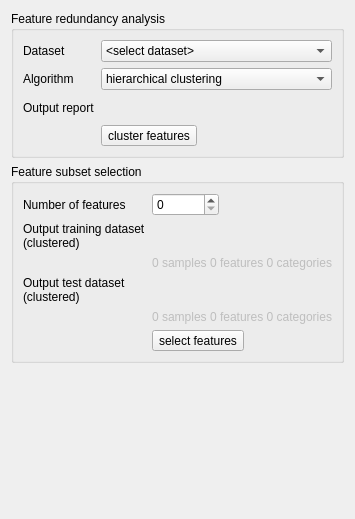
          <widget class="QWidget" name="tab_20">
           <attribute name="title">
            <string>Feature Clustering</string>
           </attribute>
           <layout class="QVBoxLayout" name="verticalLayout_3">
            <item>
             <widget class="QGroupBox" name="groupBox_11">
              <property name="title">
               <string>Feature redundancy analysis</string>
              </property>
              <property name="flat">
               <bool>true</bool>
              </property>
              <property name="checkable">
               <bool>false</bool>
              </property>
              <layout class="QFormLayout" name="formLayout_13">
               <item row="0" column="0">
                <widget class="QLabel" name="label_65">
                 <property name="text">
                  <string>Dataset</string>
                 </property>
                </widget>
               </item>
               <item row="0" column="1">
                <widget class="QComboBox" name="mDataClustering">
                 <property name="currentIndex">
                  <number>0</number>
                 </property>
                 <item>
                  <property name="text">
                   <string>&lt;select dataset&gt;</string>
                  </property>
                 </item>
                 <item>
                  <property name="text">
                   <string>dataset</string>
                  </property>
                 </item>
                 <item>
                  <property name="text">
                   <string>dataset (split)</string>
                  </property>
                 </item>
                </widget>
               </item>
               <item row="1" column="0">
                <widget class="QLabel" name="label_66">
                 <property name="text">
                  <string>Algorithm</string>
                 </property>
                </widget>
               </item>
               <item row="1" column="1">
                <widget class="QComboBox" name="mAlgoClustering">
                 <property name="currentIndex">
                  <number>1</number>
                 </property>
                 <item>
                  <property name="text">
                   <string>&lt;select algorithm&gt;</string>
                  </property>
                 </item>
                 <item>
                  <property name="text">
                   <string>hierarchical clustering</string>
                  </property>
                 </item>
                </widget>
               </item>
               <item row="2" column="0">
                <widget class="QLabel" name="label_62">
                 <property name="text">
                  <string>Output report</string>
                 </property>
                </widget>
               </item>
               <item row="2" column="1">
                <layout class="QHBoxLayout" name="horizontalLayout_36">
                 <item>
                  <widget class="QgsFileWidget" name="mFileClusteringReport">
                   <property name="sizePolicy">
                    <sizepolicy hsizetype="Preferred" vsizetype="Preferred">
                     <horstretch>2</horstretch>
                     <verstretch>0</verstretch>
                    </sizepolicy>
                   </property>
                   <property name="filter">
                    <string>*.html</string>
                   </property>
                   <property name="storageMode">
                    <enum>QgsFileWidget::SaveFile</enum>
                   </property>
                   <property name="relativeStorage">
                    <enum>QgsFileWidget::RelativeDefaultPath</enum>
                   </property>
                  </widget>
                 </item>
                 <item>
                  <widget class="QToolButton" name="mViewClusteringReport">
                   <property name="toolTip">
                    <string/>
                   </property>
                   <property name="text">
                    <string/>
                   </property>
                   <property name="icon">
                    <iconset>
                     <normaloff>:/qt-project.org/styles/commonstyle/images/filecontents-128.png</normaloff>:/qt-project.org/styles/commonstyle/images/filecontents-128.png</iconset>
                   </property>
                   <property name="iconSize">
                    <size>
                     <width>16</width>
                     <height>16</height>
                    </size>
                   </property>
                   <property name="toolButtonStyle">
                    <enum>Qt::ToolButtonIconOnly</enum>
                   </property>
                   <property name="autoRaise">
                    <bool>true</bool>
                   </property>
                  </widget>
                 </item>
                </layout>
               </item>
               <item row="3" column="1">
                <widget class="QToolButton" name="mRunClustering">
                 <property name="text">
                  <string>cluster features</string>
                 </property>
                 <property name="icon">
                  <iconset>
                   <normaloff>:/images/themes/default/processingAlgorithm.svg</normaloff>:/images/themes/default/processingAlgorithm.svg</iconset>
                 </property>
                 <property name="toolButtonStyle">
                  <enum>Qt::ToolButtonTextBesideIcon</enum>
                 </property>
                </widget>
               </item>
              </layout>
             </widget>
            </item>
            <item>
             <widget class="QGroupBox" name="groupBox_12">
              <property name="title">
               <string>Feature subset selection</string>
              </property>
              <property name="flat">
               <bool>true</bool>
              </property>
              <property name="checkable">
               <bool>false</bool>
              </property>
              <layout class="QFormLayout" name="formLayout_14">
               <item row="0" column="0">
                <widget class="QLabel" name="label_61">
                 <property name="text">
                  <string>Number of features</string>
                 </property>
                </widget>
               </item>
               <item row="0" column="1">
                <layout class="QHBoxLayout" name="horizontalLayout_37">
                 <item>
                  <widget class="QgsSpinBox" name="mNClustering">
                   <property name="maximum">
                    <number>999999999</number>
                   </property>
                  </widget>
                 </item>
                 <item>
                  <spacer name="horizontalSpacer_13">
                   <property name="orientation">
                    <enum>Qt::Horizontal</enum>
                   </property>
                   <property name="sizeHint" stdset="0">
                    <size>
                     <width>40</width>
                     <height>20</height>
                    </size>
                   </property>
                  </spacer>
                 </item>
                </layout>
               </item>
               <item row="1" column="0">
                <widget class="QLabel" name="label_67">
                 <property name="text">
                  <string>Output training dataset
(clustered)</string>
                 </property>
                </widget>
               </item>
               <item row="1" column="1">
                <layout class="QHBoxLayout" name="horizontalLayout_40">
                 <item>
                  <widget class="QgsFileWidget" name="mFileTrainingDatasetClustered">
                   <property name="enabled">
                    <bool>true</bool>
                   </property>
                   <property name="sizePolicy">
                    <sizepolicy hsizetype="Preferred" vsizetype="Preferred">
                     <horstretch>2</horstretch>
                     <verstretch>0</verstretch>
                    </sizepolicy>
                   </property>
                   <property name="fileWidgetButtonVisible">
                    <bool>true</bool>
                   </property>
                   <property name="filter">
                    <string>*.pkl</string>
                   </property>
                   <property name="storageMode">
                    <enum>QgsFileWidget::SaveFile</enum>
                   </property>
                   <property name="relativeStorage">
                    <enum>QgsFileWidget::RelativeDefaultPath</enum>
                   </property>
                  </widget>
                 </item>
                 <item>
                  <widget class="QToolButton" name="mViewTrainingDatasetClustered">
                   <property name="toolTip">
                    <string/>
                   </property>
                   <property name="text">
                    <string/>
                   </property>
                   <property name="icon">
                    <iconset>
                     <normaloff>:/qt-project.org/styles/commonstyle/images/filecontents-128.png</normaloff>:/qt-project.org/styles/commonstyle/images/filecontents-128.png</iconset>
                   </property>
                   <property name="iconSize">
                    <size>
                     <width>16</width>
                     <height>16</height>
                    </size>
                   </property>
                   <property name="toolButtonStyle">
                    <enum>Qt::ToolButtonIconOnly</enum>
                   </property>
                   <property name="autoRaise">
                    <bool>true</bool>
                   </property>
                  </widget>
                 </item>
                </layout>
               </item>
               <item row="2" column="1">
                <widget class="QLabel" name="mInfoTrainingDatasetClustered">
                 <property name="enabled">
                  <bool>false</bool>
                 </property>
                 <property name="layoutDirection">
                  <enum>Qt::LeftToRight</enum>
                 </property>
                 <property name="text">
                  <string>0 samples 0 features 0 categories</string>
                 </property>
                 <property name="alignment">
                  <set>Qt::AlignRight|Qt::AlignTrailing|Qt::AlignVCenter</set>
                 </property>
                </widget>
               </item>
               <item row="3" column="0">
                <widget class="QLabel" name="label_68">
                 <property name="text">
                  <string>Output test dataset
(clustered)</string>
                 </property>
                </widget>
               </item>
               <item row="3" column="1">
                <layout class="QHBoxLayout" name="horizontalLayout_41">
                 <item>
                  <widget class="QgsFileWidget" name="mFileTestDatasetClustered">
                   <property name="enabled">
                    <bool>true</bool>
                   </property>
                   <property name="sizePolicy">
                    <sizepolicy hsizetype="Preferred" vsizetype="Preferred">
                     <horstretch>2</horstretch>
                     <verstretch>0</verstretch>
                    </sizepolicy>
                   </property>
                   <property name="fileWidgetButtonVisible">
                    <bool>true</bool>
                   </property>
                   <property name="filter">
                    <string>*.pkl</string>
                   </property>
                   <property name="storageMode">
                    <enum>QgsFileWidget::SaveFile</enum>
                   </property>
                   <property name="relativeStorage">
                    <enum>QgsFileWidget::RelativeDefaultPath</enum>
                   </property>
                  </widget>
                 </item>
                 <item>
                  <widget class="QToolButton" name="mViewTestDatasetClustered">
                   <property name="toolTip">
                    <string/>
                   </property>
                   <property name="text">
                    <string/>
                   </property>
                   <property name="icon">
                    <iconset>
                     <normaloff>:/qt-project.org/styles/commonstyle/images/filecontents-128.png</normaloff>:/qt-project.org/styles/commonstyle/images/filecontents-128.png</iconset>
                   </property>
                   <property name="iconSize">
                    <size>
                     <width>16</width>
                     <height>16</height>
                    </size>
                   </property>
                   <property name="toolButtonStyle">
                    <enum>Qt::ToolButtonIconOnly</enum>
                   </property>
                   <property name="autoRaise">
                    <bool>true</bool>
                   </property>
                  </widget>
                 </item>
                </layout>
               </item>
               <item row="4" column="0" colspan="2">
                <widget class="QLabel" name="mInfoTestDatasetClustered">
                 <property name="enabled">
                  <bool>false</bool>
                 </property>
                 <property name="layoutDirection">
                  <enum>Qt::LeftToRight</enum>
                 </property>
                 <property name="text">
                  <string>0 samples 0 features 0 categories</string>
                 </property>
                 <property name="alignment">
                  <set>Qt::AlignRight|Qt::AlignTrailing|Qt::AlignVCenter</set>
                 </property>
                </widget>
               </item>
               <item row="5" column="1">
                <widget class="QToolButton" name="mRunClusteringSelect">
                 <property name="text">
                  <string>select features</string>
                 </property>
                 <property name="icon">
                  <iconset>
                   <normaloff>:/images/themes/default/processingAlgorithm.svg</normaloff>:/images/themes/default/processingAlgorithm.svg</iconset>
                 </property>
                 <property name="toolButtonStyle">
                  <enum>Qt::ToolButtonTextBesideIcon</enum>
                 </property>
                </widget>
               </item>
              </layout>
             </widget>
            </item>
            <item>
             <spacer name="verticalSpacer_3">
              <property name="orientation">
               <enum>Qt::Vertical</enum>
              </property>
              <property name="sizeHint" stdset="0">
               <size>
                <width>20</width>
                <height>145</height>
               </size>
              </property>
             </spacer>
            </item>
           </layout>
          </widget>
